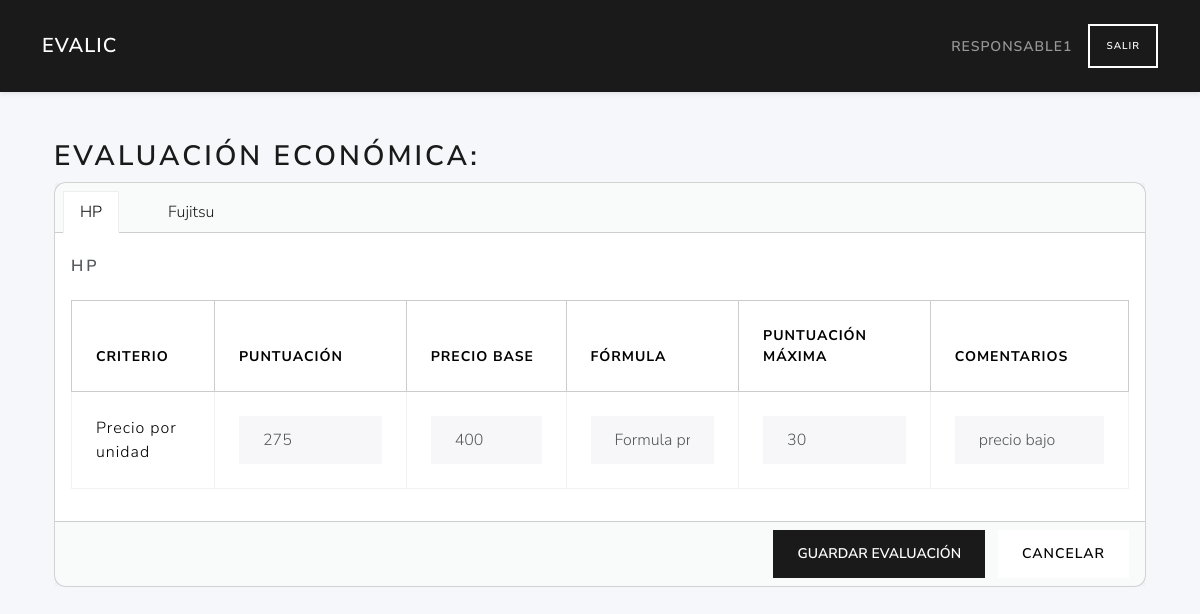
Before: /licitaciones/3/evaluar_sobre3 (signed in) with the older database file.
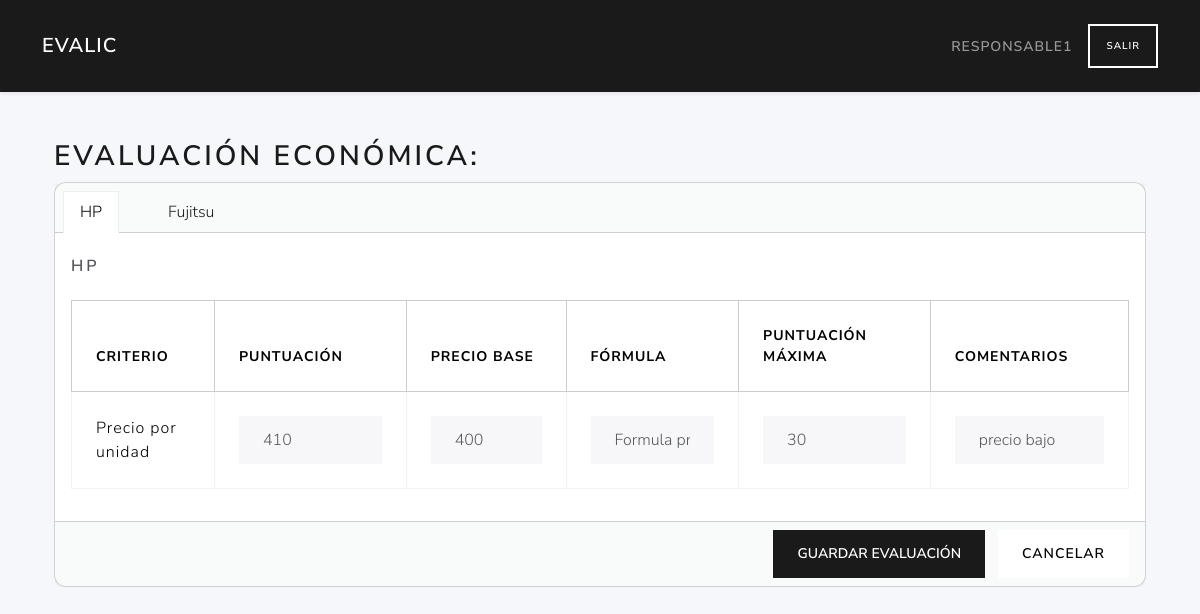
After: the same page with the newer database file.
### tables this page shows
CREATE TABLE evaluaciones (
        puntuacion INTEGER,                         
        comentarios TEXT,
        fechaevaluacion TEXT ,
        licitacion_id INTEGER NOT NULL,             
        usuario_id INTEGER NOT NULL,
        licitante_id INTEGER NOT NULL,
        criterio_id INTEGER,             
        PRIMARY KEY (licitacion_id, usuario_id, licitante_id, criterio_id)
        FOREIGN KEY (licitacion_id) REFERENCES licitaciones(id)                                       
        FOREIGN KEY (usuario_id) REFERENCES users(id)
        FOREIGN KEY (licitante_id) REFERENCES licitantes(id)
        FOREIGN KEY (criterio_id) REFERENCES criterio(id)                                                                          
    );

### routes/licitaciones_routes.py (the view, shortened to what this page needs)
@licitaciones_bp.route('/<int:licitacion_id>/evaluar_sobre3', methods=('GET', 'POST'))
def evaluar_sobre3(licitacion_id):
    if 'user_id' not in session or session.get('role_id') != 2:
        return redirect(url_for('auth.login'))
    usuario_id = session['user_id']
    db = get_db(current_app)
    formulas_list = get_formulas(current_app)
    formulas_map = { f['id']: f['NombreFormula'] for f in formulas_list }
    lic = get_licitacion_logic(db, licitacion_id)
    raw_ofertas = list_ofertas_admitidas_logic(current_app, licitacion_id)
    criterios = listar_economicos(current_app, licitacion_id)
    evaluaciones = obtener_evaluaciones(current_app, licitacion_id, usuario_id)
    eval_map = {
        (e['licitante_id'], e['criterio_id']): e
        for e in evaluaciones
    }
    ofertas = []
    for of in raw_ofertas:
        oferta_dict = dict(of)  # convierte Row a dict
        lista_criterios = []
        for c in criterios:
            key = (of['licitante_id'], c['id'])
            e = eval_map.get(key)
            puntuacion_existente = e['puntuacion'] if e else ''
            comentarios_existente = e['comentarios'] if e else ''
            formula_id_criterio = c['formula_id']
            nombre_f = formulas_map.get(formula_id_criterio, '–')
            lista_criterios.append({
                'id': c['id'],
                'nombre': c['NombreCriterio'],
                'puntuacion': puntuacion_existente,
                'preciobase': c['preciobase'],
                'formula_id': formula_id_criterio,
                'nombre_formula': nombre_f,
                'puntuacion_maxima': c['puntuacionmaxima'],
                'comentarios': comentarios_existente
            })
        oferta_dict['criterios_evaluacion'] = lista_criterios
        ofertas.append(oferta_dict)
    return render_template(
        'licitaciones/evaluar_sobre3.html',
        lic=lic,
        ofertas=ofertas
    )

### app.py (called while the page is built)
def create_app():
    app = Flask(__name__)
    app.permanent_session_lifetime = timedelta(hours=1)  # Sesión permanente por 1 hora
    app.config.from_object(Config)
    @app.context_processor
    def utility_processor():
        from flask import request, url_for
        def url_for_other_page(page):
            args = request.args.copy()
            args['page'] = page
            return url_for('licitaciones.index', **args)
        return dict(url_for_other_page=url_for_other_page)
    app.teardown_appcontext(close_connection)
    with app.app_context():
        init_db(app)
    app.register_blueprint(auth_bp)
    app.register_blueprint(user_bp)
    app.register_blueprint(licitaciones_bp)
    app.register_blueprint(ofertas_bp)
    app.register_blueprint(licitantes_bp)
    app.register_blueprint(evaluador_bp)
    app.register_blueprint(criterios_bp)
    return app

### models/criterios_data.py (called while the page is built)
def fetch_criterios_economicos(db, licitacion_id):
    sql = """
        SELECT *
        FROM criterios
        WHERE licitacion_id = ? AND tipocriterio_id = 3
    """
    return db.execute(sql, (licitacion_id,)).fetchall()

### services/licitacion_service.py (called while the page is built)
def get_licitacion(db, lic_id):
    return data_get(db, lic_id)

### templates/licitaciones/evaluar_sobre3.html (shortened to what the changed rows need)
{% extends 'base.html' %}
{% block content %}
<div class="container mt-4">
  <h2>Evaluación Económica: {{ lic.NombreLicitacion }}</h2>
  <form method="post">
    <div class="card mb-4">
      <div class="card-body">
        <div class="tab-content">
          {% for oferta in ofertas %}
            <div
              class="tab-pane fade {% if loop.first %}show active{% endif %}"
              id="empresa-{{ oferta.licitante_id }}"
              role="tabpanel"
              aria-labelledby="tab-empresa-{{ oferta.licitante_id }}"
            >
              <h5 class="card-title mt-2">{{ oferta.nombreempresa }}</h5>
              <div class="table-responsive">
                <table class="table table-bordered mt-3">
                  <thead class="table-light">
                    <tr>
                      <th>Criterio</th>
                      <th>Puntuación</th>
                      <th>Precio Base</th>
                      <th>Fórmula</th>
                      <th>Puntuación Máxima</th>
                      <th>Comentarios</th>
                    </tr>
                  </thead>
                  <tbody>
                    {% for ev in oferta.criterios_evaluacion %}
                      <tr>
                        <td class="align-middle">{{ ev.nombre }}</td>
                        <td>
                          <input
                            type="number"
                            name="puntuacion_{{ oferta.licitante_id }}_{{ ev.id }}"
                            class="form-control"
                            min="0"
                            step="0.01"
                            value="{{ ev.puntuacion }}"
                            required
                          >
                        </td>
                        <td>
                          <input
                            type="number"
                            class="form-control"
                            value="{{ ev.preciobase }}"
                            readonly
                          >
                        </td>
                        <td>
                          <input
                            type="text"
                            class="form-control"
                            value="{{ ev.nombre_formula }}"
                            readonly
                          >
                        </td>
                        <td>
                          <input
                            type="number"
                            class="form-control"
                            value="{{ ev.puntuacion_maxima }}"
                            readonly
                          >
                        </td>
                        <td>
                          <input
                            type="text"
                            name="comentarios_{{ oferta.licitante_id }}_{{ ev.id }}"
                            class="form-control"
                            value="{{ ev.comentarios }}"
                          >
                        </td>
                      </tr>
                    {% endfor %}
                  </tbody>
                </table>
              </div>
            </div>
          {% endfor %}
        </div>
      </div>
    </div>
  </form>
</div>
{% endblock %}

Changed rows visible on the page:
changed evaluaciones "precio bajo": puntuacion "275" → "410"
